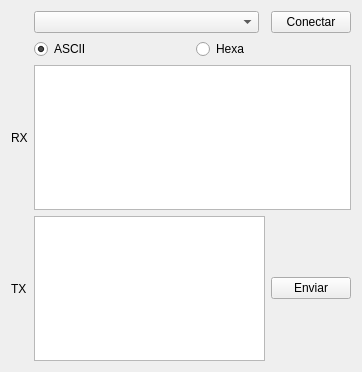
<?xml version="1.0" encoding="UTF-8"?>
<ui version="4.0">
 <class>MainWindow</class>
 <widget class="QMainWindow" name="MainWindow">
  <property name="geometry">
   <rect>
    <x>0</x>
    <y>0</y>
    <width>362</width>
    <height>372</height>
   </rect>
  </property>
  <property name="windowTitle">
   <string>MainWindow</string>
  </property>
  <widget class="QWidget" name="centralWidget">
   <layout class="QGridLayout" name="gridLayout">
    <item row="0" column="1">
     <widget class="QComboBox" name="comboBoxPort">
      <property name="sizePolicy">
       <sizepolicy hsizetype="Expanding" vsizetype="Preferred">
        <horstretch>0</horstretch>
        <verstretch>0</verstretch>
       </sizepolicy>
      </property>
      <property name="maximumSize">
       <size>
        <width>16777215</width>
        <height>16777215</height>
       </size>
      </property>
      <property name="currentIndex">
       <number>-1</number>
      </property>
      <property name="maxVisibleItems">
       <number>4</number>
      </property>
     </widget>
    </item>
    <item row="2" column="0">
     <widget class="QLabel" name="label">
      <property name="sizePolicy">
       <sizepolicy hsizetype="Minimum" vsizetype="Preferred">
        <horstretch>0</horstretch>
        <verstretch>0</verstretch>
       </sizepolicy>
      </property>
      <property name="text">
       <string>RX</string>
      </property>
     </widget>
    </item>
    <item row="2" column="1" colspan="3">
     <widget class="QPlainTextEdit" name="plainTextEditRX">
      <property name="plainText">
       <string/>
      </property>
     </widget>
    </item>
    <item row="3" column="0">
     <widget class="QLabel" name="label_2">
      <property name="sizePolicy">
       <sizepolicy hsizetype="Minimum" vsizetype="Preferred">
        <horstretch>0</horstretch>
        <verstretch>0</verstretch>
       </sizepolicy>
      </property>
      <property name="text">
       <string>TX</string>
      </property>
     </widget>
    </item>
    <item row="3" column="1" colspan="2">
     <widget class="QPlainTextEdit" name="plainTextEditTX">
      <property name="plainText">
       <string/>
      </property>
     </widget>
    </item>
    <item row="3" column="3">
     <widget class="QPushButton" name="pushButtonEnviar">
      <property name="enabled">
       <bool>true</bool>
      </property>
      <property name="text">
       <string>Enviar</string>
      </property>
     </widget>
    </item>
    <item row="0" column="3">
     <widget class="QPushButton" name="pushButtonConectar">
      <property name="sizePolicy">
       <sizepolicy hsizetype="Fixed" vsizetype="Fixed">
        <horstretch>0</horstretch>
        <verstretch>0</verstretch>
       </sizepolicy>
      </property>
      <property name="text">
       <string>Conectar</string>
      </property>
     </widget>
    </item>
    <item row="1" column="1" colspan="3">
     <layout class="QHBoxLayout" name="horizontalLayout">
      <item>
       <widget class="QRadioButton" name="radioButtonAscii">
        <property name="text">
         <string>ASCII</string>
        </property>
        <property name="checked">
         <bool>true</bool>
        </property>
       </widget>
      </item>
      <item>
       <widget class="QRadioButton" name="radioButtonHexa">
        <property name="text">
         <string>Hexa</string>
        </property>
       </widget>
      </item>
     </layout>
    </item>
   </layout>
  </widget>
 </widget>
 <layoutdefault spacing="6" margin="11"/>
 <resources/>
 <connections/>
</ui>
